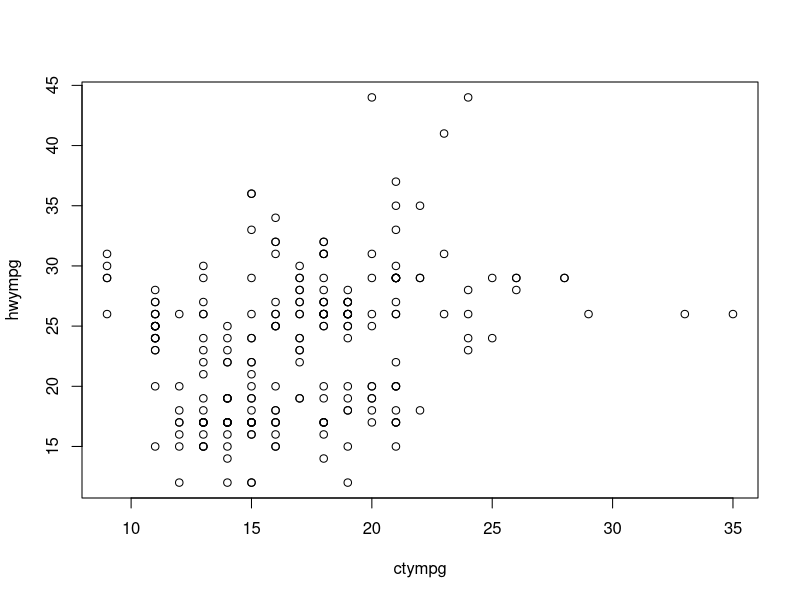
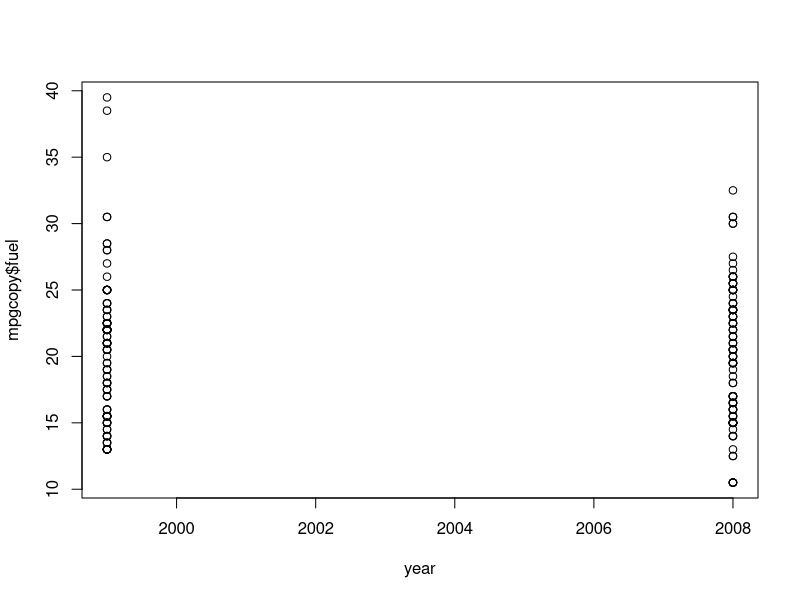

Write the R code that produced these figures, in order.
## ---- chunk 1
    cel = c(-4.44444,-9.44444)
    cel
## ---- chunk 2
vector = c(1,3)
for (i in 3:200)
{
  if (i%%2 == 1)
  {
    vector = c(vector,1)
  }
  else
  {
    vector = c(vector,3)
  }
}
vector
## ---- chunk 3
numPerfect = floor(sqrt(2001))
numPerfect
## ---- chunk 4

library(ggplot2)
## ---- chunk 5
mpgcopy <- mpg
hwympg <- mpgcopy$hwy
mpgcopy <- mpgcopy[order(hwympg),]
top3 <- tail(mpgcopy,3)
top3
## ---- chunk 6
compacts <- mpgcopy$class
numCompact <- 0
for (i in 1:length(compacts))
{
  if (compacts[i] == 'compact')
  {
    numCompact <- numCompact +1
  }
}
numCompact
## ---- chunk 7
ctympg <- mpgcopy$cty
plot(ctympg, hwympg)

## ---- chunk 8
mpgcopy$fuel <- (mpgcopy$cty + mpgcopy$hwy)/2
year <- mpgcopy$year
plot(year, mpgcopy$fuel)


library(psych)
describeBy(mpgcopy$fuel, mpgcopy$year)
